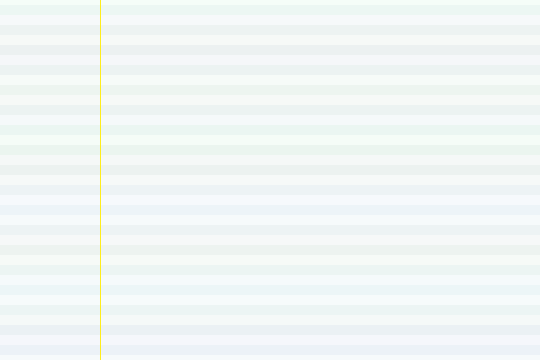
Frame 1 (no input)
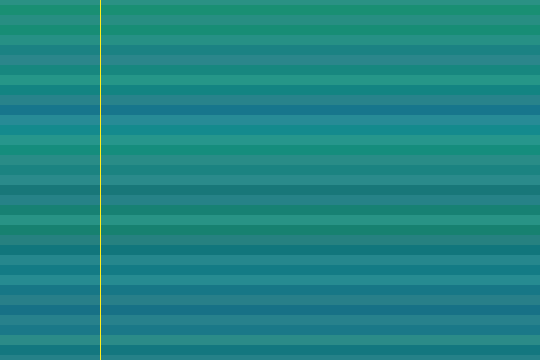
Frame 60 (the mouse pressed at the canvas centre just before this capture)
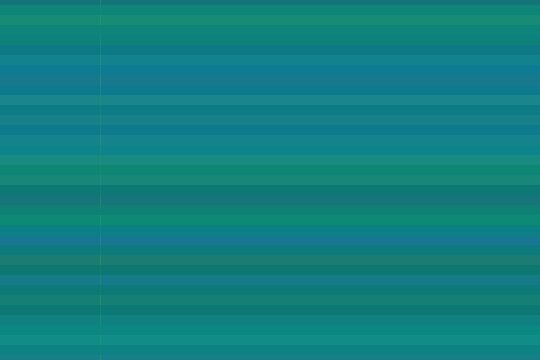
Frame 120 (the mouse held since frame 60 and released just before this capture)

The Processing sketch that drew these frames (run headless with seeded random() and noise(); from frame 60 on, the mouse is pressed at the canvas centre):

// Processing sketch: SS3_Christa
// ── SS3_Christa.pde
//Drawing Machine
// move mouse to draw with circle brush
//click and drag to draw with square brush
//opposite sides of the sketch have different strokes

float r = 0;
float g =0;
float b = random(255);

void setup() {
  size (540, 360); 
  background(255); 
}

void draw(){
//Boolean
for (int y=0; y<=height; y+=20) {
  

//randomizing colors
float r = random(10,20);
float g =random(50, 200);
float b = random(50, 200);
   frameRate(10);
   noStroke();
   fill(r,g,b,10);
   rectMode(CENTER);
   rect(270,y,540,30);
  
// depending on mouse location, colored line is displayed and stroke changes
   if (mouseX<270) {
   stroke(#FFED1C);  
   line(100,0,100,360);
   } else if (mouseX>270) {
      stroke(#FF771C);  
   line(440,0,440,360);
}
}
}
  //fill changes based on mouse location
  void mouseDragged() {
  if (mouseX<270){
    fill(#FF7F2E);
  } else{
    fill(#FFEB2E);}
   rect(mouseX, mouseY, random(100), random(100));  
  }
 // when moving mouse without dragging, shape of brush changes
  void mouseMoved() {
  if (mouseX<270){
    fill(#492EFF);
  } else{
    fill(#00C5FF);}
  ellipse(mouseX, mouseY, random(100), random(100));
  }
